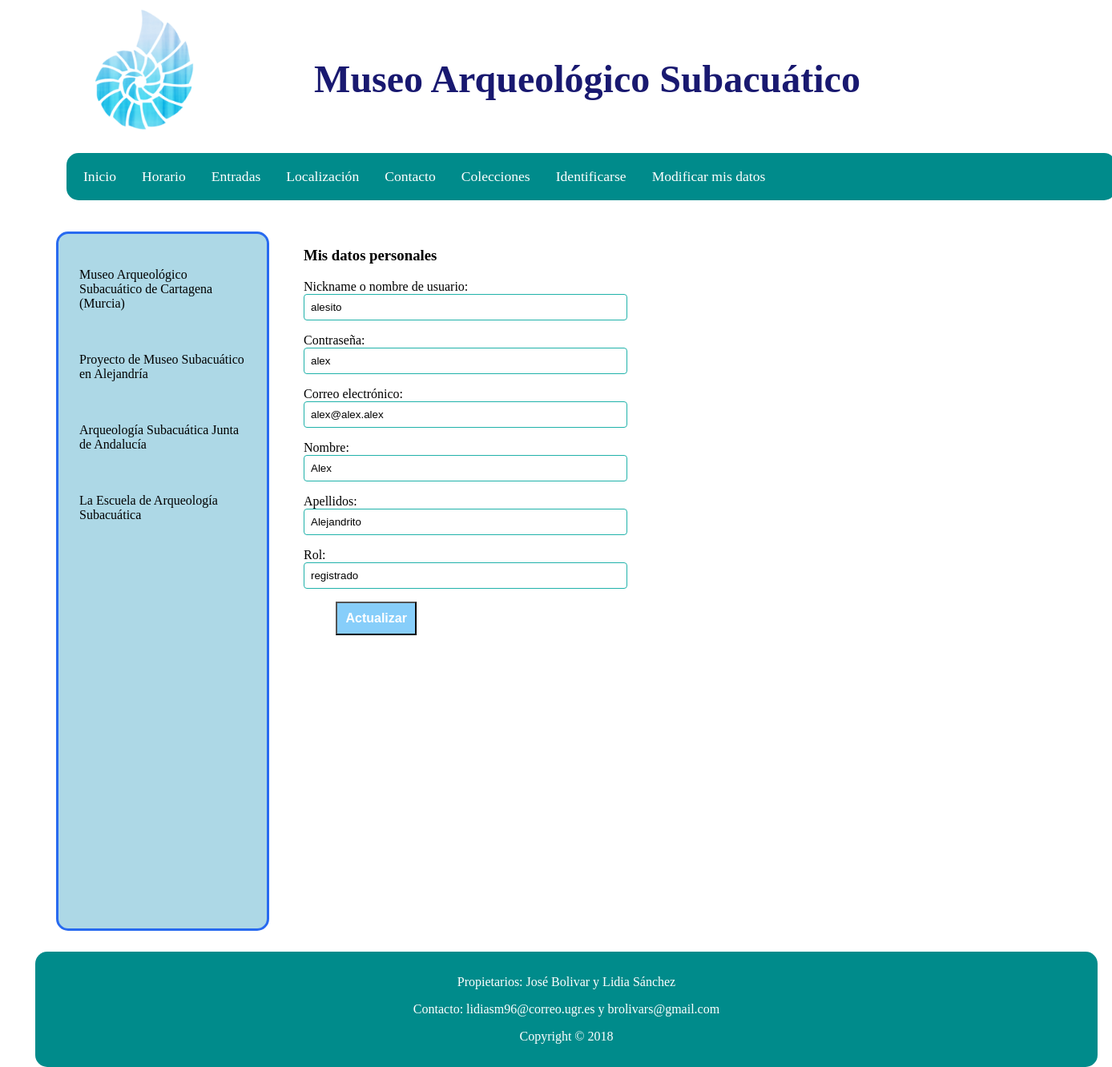
The app's page /PHP/index.php?plantillaEdicionDatos (signed in) with its own data.
### tables this page shows
CREATE TABLE `usuarios` (
  `nickname` text NOT NULL,
  `clave` text NOT NULL,
  `email` varchar(20) NOT NULL,
  `rol` varchar(20) NOT NULL,
  `nombre` text NOT NULL,
  `apellidos` text NOT NULL
);

### PHP/index.php (called while the page is built, shortened)
<?php
    require_once("bd/ConexionBD.php");
    require("controladores/controlador_Usuarios.php");
?>

### PHP/bd/ConexionBD.php (called while the page is built, shortened)
<?php
    class ConexionBD {
        public static function abrirConexion() {
    	    $conexion = new mysqli('localhost', 'sibw1718', 'sibw1718') or exit('No se pudo conectar con el servidor');
    	    mysqli_select_db($conexion,'p4_sibw_bd') or die ( "No se ha podido conectar a la base de datos" );
        	mysqli_set_charset($conexion, 'utf8');
        	return $conexion;
        }
    }
?>

### PHP/modelos/modelo_Usuarios.php (called while the page is built, shortened)
<?php
class ModeloUsuarios {
	public $conexionBD;
    public function __construct() {
        $this->conexionBD = ConexionBD::abrirConexion();
    }
    public function getDatosUsuario($emailUsuario) {
        $seleccion = "SELECT * FROM usuarios WHERE email='$emailUsuario'";
        $resultado = mysqli_query ($this->conexionBD, $seleccion);
        $numFilas = mysqli_num_rows($resultado);
        $datos = array();
        if ($numFilas> 0) {
	 	    while ( $fila = mysqli_fetch_array ($resultado) ) {
	 	    	$datos[] = $fila;
	 	    }
        }
        return $datos;
    }
}
?>

### PHP/vistas/formularioEdicionDatos.php (the view, shortened to what this page needs)
<div id="panelEdicionDatos">
	<?php
		if(isset($_SESSION['correo'])) {
		?>
			<h3>Mis datos personales</h3>
			<form id="formularioDatos" action ="?login" method="POST">
				<?php
			    	$datosUsuarioActual = $modeloUsuarios->getDatosUsuario($_SESSION["correo"]);
			    ?>
		    	<p>Nickname o nombre de usuario: <input type="text" name="nicknameNuevo" id="nicknameNuevo" value="<?php echo $datosUsuarioActual[0]['nickname']?>" required></p>
        		<p>Contraseña: <input type="text" name="claveNueva" id="claveNueva" value="<?php echo $datosUsuarioActual[0]['clave']?>" required></p>
				<p>Correo electrónico: <input ID ="emailNuevo" type="text" value="<?php echo $datosUsuarioActual[0]['email']?>" name="emailNuevo"  required></p>
        		<p>Nombre: <input type="text" name="nombreNuevo" id="nombreNuevo" value="<?php echo $datosUsuarioActual[0]['nombre']?>" required ></p>
        		<p>Apellidos: <input type="text" name="apellidosNuevos" id="apellidosNuevos" value="<?php echo $datosUsuarioActual[0]['apellidos']?>" required></p>
        		<p>Rol: <input type="text" name="rolUsuario" id="rolUsuario" value="<?php echo $datosUsuarioActual[0]['rol']?>" readonly></p>
			    <input type = "submit" ID ="actualizarDatos" onclick="return validarEstructuraEmail(emailNuevo.value)" value="Actualizar" />
			</form>
		<?php
		}
	?>
</div>

### CSS/estilo-obras-portada.css (style rules this page uses)
body { font-size: 100%; padding: 0; margin: 0; }
#panelEdicionDatos { float: left; padding-left: 30px; padding-right: 90px; margin-bottom: 5%; }
#botonBuscarComentarios, #actualizarDatos, #botonInicio, #botonCerrarSesion, #botonEnviarComentarios { color: white; font-weight: bold; background: lightskyblue; margin-right: 10%; margin-left: 10%; margin-bottom: 5%; padding: 10px; font-size: 100%; float: left; }
#nombreNuevo, #apellidosNuevos, #nicknameNuevo, #claveNueva, #emailNuevo, #rolUsuario, #emailUsuario, #rolActual, #nuevoRol, #comentarioBuscar { width: 100%; padding: 8px; box-sizing: border-box; border: 1px solid lightseagreen; border-radius: 4px; }

### CSS/estilo-print.css (style rules this page uses)
body { font-size: 100%; margin-left: 50px; }

### records on screen
usuarios: nicknameNuevo "alesito", claveNueva "alex", emailNuevo "alex@alex.alex", nombreNuevo "Alex", apellidosNuevos "Alejandrito", rolUsuario "registrado"

### other values on screen
$nombresMenus[$i] "Inicio"
$nombresMenus[$i] "Horario"
$nombresMenus[$i] "Entradas"
$nombresMenus[$i] "Localización"
$nombresMenus[$i] "Contacto"
$nombresMenus[$i] "Colecciones"
$nombresMenus[$i] "Identificarse"
$nombresMenus[$i] "Modificar mis datos"
